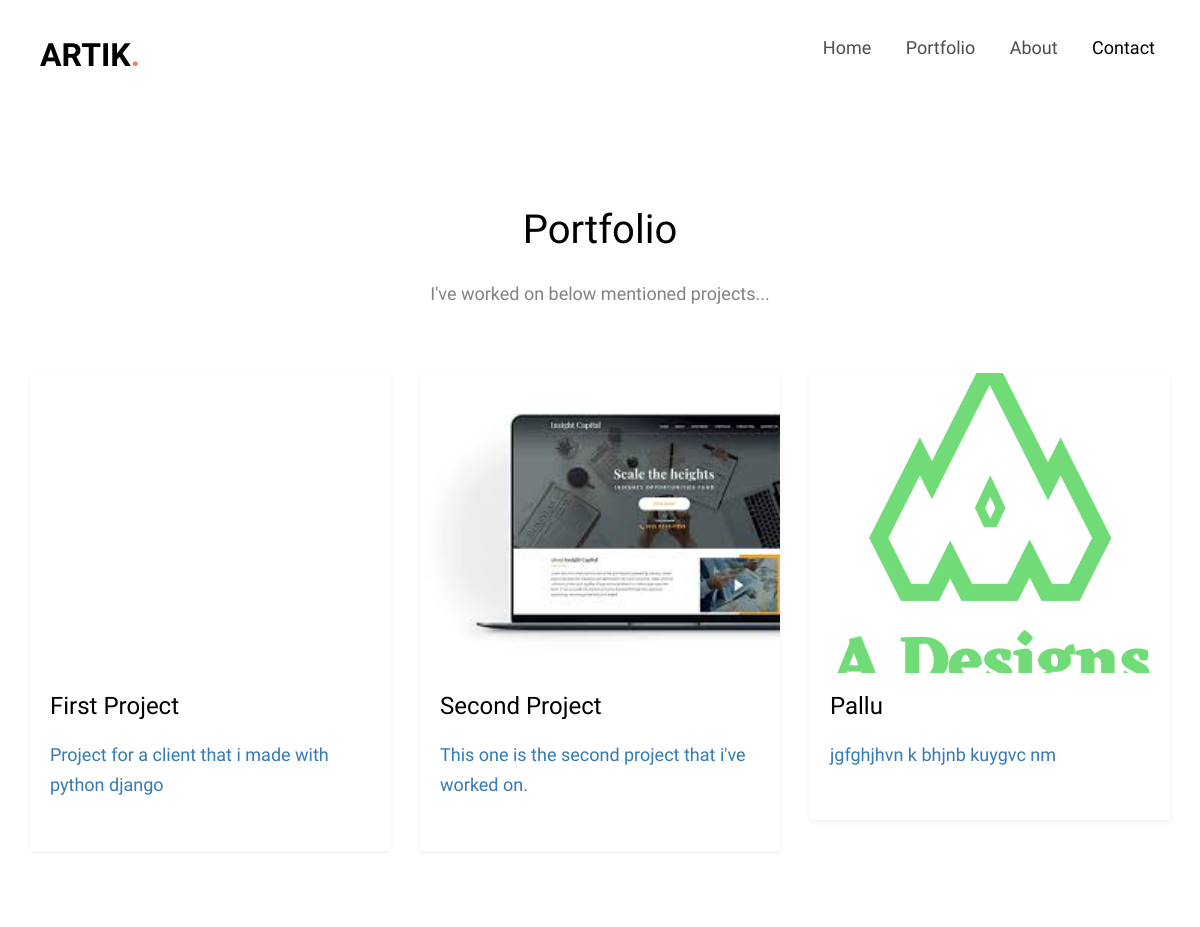
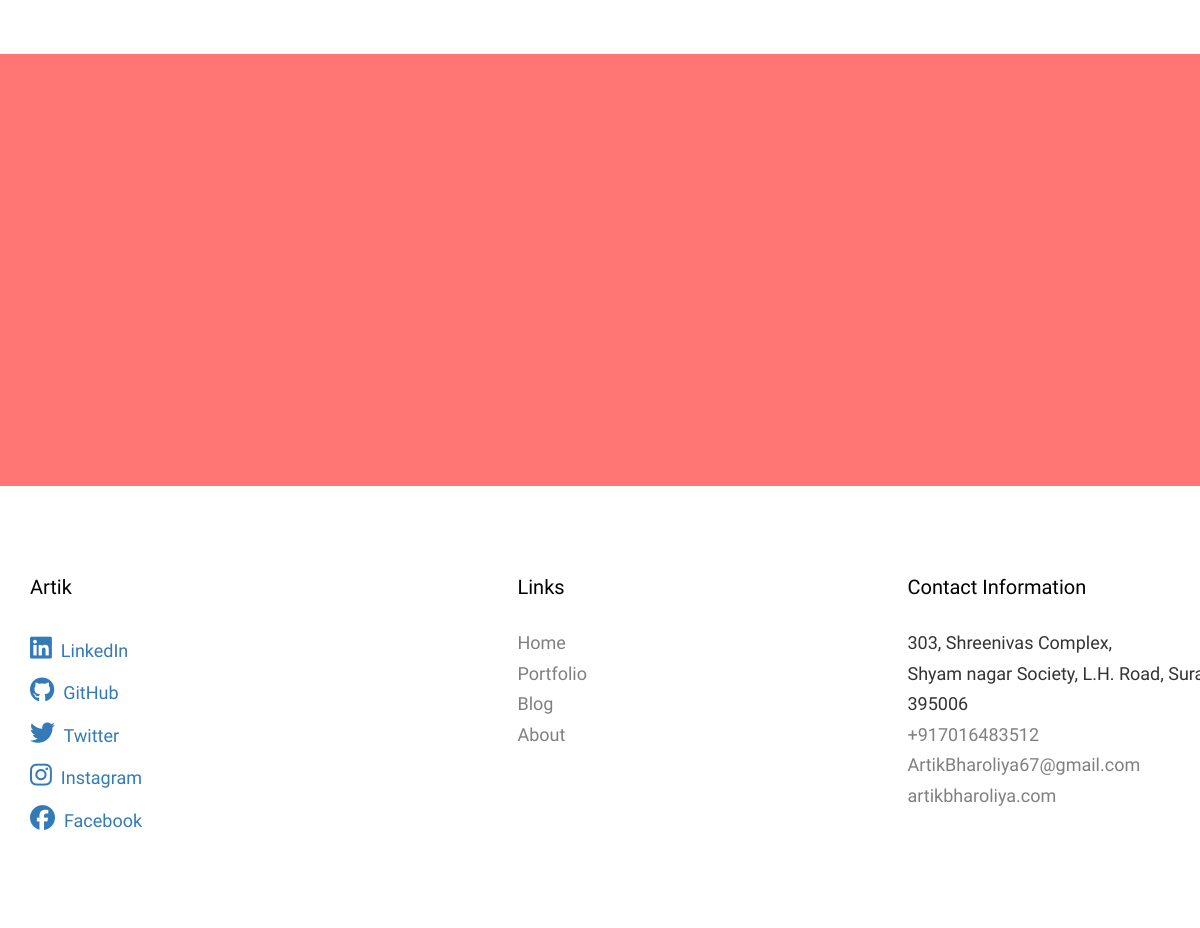
The page /portfolio/ on the database its author committed (2 pictures, top to bottom).
### portfolio/models.py (models this page shows, shortened)
class port_projects(models.Model):
	port_id = models.AutoField(primary_key=True)
	port_name = models.CharField(max_length = 50)
	port_date = models.DateField()
	port_description = models.TextField()
	port_image = models.ImageField(upload_to = 'portfolioimages')
	port_clientname = models.CharField(max_length = 50)

### portfolio/views.py (the view)
# urls.py: path('', views.index),
def index(request):
	Portfolios_querry = port_projects.objects.all()
	return render(request, 'portfolio.html', {'portfolios' : Portfolios_querry})

### templates/portfolio.html (shortened to what this page needs)
<!DOCTYPE HTML>
{% load static %}
<html>
	<head>
	{% load static %}
	<link rel="stylesheet" href="{% static '/css/animate.css' %}">
	<link rel="stylesheet" href="{% static '/css/bootstrap.css' %}">
	<link rel="stylesheet" href="{% static '/css/flexslider.css' %}">
	<link rel="stylesheet" href="{% static '/css/style.css' %}">
	<link rel="stylesheet" href="https://cdnjs.cloudflare.com/ajax/libs/font-awesome/4.7.0/css/font-awesome.min.css">
	</head>
	<body>
	<div id="page">
	<nav class="fh5co-nav" role="navigation">
		<div class="top-menu">
			<div class="container">
				<div class="row">
					<div class="col-xs-2">
						<div id="fh5co-logo"><a href="/">Artik<span>.</span></a></div>
					</div>
					<div class="col-xs-10 text-right menu-1">
						<ul>
							<li><a href="/">Home</a></li>
							<li><a href="/portfolio">Portfolio</a></li>
							<li><a href="/about">About</a></li>
							<li class="active"><a href="/contact">Contact</a></li>
						</ul>
					</div>
				</div>
			</div>
		</div>
	</nav>
	<div id="fh5co-portfolio">
		<div class="container">
			<div class="row animate-box">
				<div class="col-md-8 col-md-offset-2 text-center fh5co-heading">
					<h2>Portfolio</h2>
					<p>I've worked on below mentioned projects...</p>
				</div>
			</div>
			<div class="row">
			{% for ports in portfolios %}
					<div class="col-md-4">
						<div class="fh5co-portfolio animate-box">
							<a>
								<div class="portfolio-entry" style="background-image: url({{ ports.port_image.url }});"></div>
								<div class="portfolio-text">
									<h3>{{ ports.port_name }}</h3>
									<p>{{ports.port_description}}</p>
								</div>
							</a>
						</div>
					</div>
			{% endfor %}
				</div>
		</div>
	</div>
	<div id="fh5co-started">
		<div class="overlay"></div>
		<div class="container">
		</div>
	</div>
	<footer id="fh5co-footer" role="contentinfo">
		<div class="container">
			<div class="row row-pb-md">
				<div class="col-md-4 fh5co-widget">
					<h4>Artik</h4>
					<p>
						<a href="https://linkedin.com/in/artik-bharoliya" target="_blank"><span class="bottom_icons"><i class="fab fa-linkedin"></i></span>&nbsp;	LinkedIn</a><br>
						<a href="https://github.com/artikbharoliya" target="_blank"><span class="bottom_icons"><i class="fab fa-github"></i></span>&nbsp;	GitHub</a><br>
						<a href="https://twitter.com/artik_bharoliya" target="_blank"><span class="bottom_icons"><i class="fab fa-twitter"></i></span>&nbsp;	Twitter</a><br>
						<a href="https://Instagram.com/a_r_t_i_k_999" target="_blank"><span class="bottom_icons"><i class="fab fa-instagram"></i></span>&nbsp;	Instagram</a><br>
						<a href="https://www.facebook.com/artik.bharoliya" target="_blank"><span class="bottom_icons"><i class="fab fa-facebook"></i></span>&nbsp;	Facebook</a><br>
					</p>
				</div>
				<div class="col-md-4 col-md-push-1 fh5co-widget">
					<h4>Links</h4>
					<ul class="fh5co-footer-links">
						<li><a href="#">Home</a></li>
						<li><a href="#">Portfolio</a></li>
						<li><a href="#">Blog</a></li>
						<li><a href="#">About</a></li>
					</ul>
				</div>
				<div class="col-md-4 col-md-push-1 fh5co-widget">
					<h4>Contact Information</h4>
					<ul class="fh5co-footer-links">
						<li>303, Shreenivas Complex, <br>Shyam nagar Society, L.H. Road, Surat, 395006</li>
						<li><a href="tel://+917016483512">+917016483512</a></li>
						<li><a href="mailto:ArtikBharoliya67@gmail.com">ArtikBharoliya67@gmail.com</a></li>
						<li><a href="http://https://artikbharoliya.com">artikbharoliya.com</a></li>
					</ul>
				</div>
			</div>
		</div>
	</footer>
	</div>
	</body>
</html>

### static/css/style.css (style rules this page uses)
.bottom_icons { font-size: 25px; color: #337ab7; }
body { font-family: "Inconsolata", Arial, sans-serif; font-weight: 400; font-size: 18px; line-height: 1.7; color: #333333; background: #fff; }
#page { position: relative; overflow-x: hidden; width: 100%; height: 100%; -webkit-transition: 0.5s; -o-transition: 0.5s; transition: 0.5s; }
a { color: #ff7675 -webkit-transition: 0.5s; -o-transition: 0.5s; transition: 0.5s; }
p { margin-bottom: 30px; }
h1, h2, h3, h4, h5, h6, figure { color: #000; font-family: "Inconsolata", Arial, sans-serif; font-weight: 400; margin: 0 0 20px 0; }
.fh5co-nav { background: #fff; }
.fh5co-nav .top-menu { padding: 28px 0; }
.fh5co-nav #fh5co-logo { font-size: 32px; margin: 0; padding: 0; text-transform: uppercase; font-weight: 700; font-family: "Inconsolata", Arial, sans-serif; }
.fh5co-nav #fh5co-logo a span { color: #ff7675 }
.fh5co-nav a { padding: 5px 10px; color: #000; }
.fh5co-nav ul { padding: 0; margin: 5px 0 0 0; }
.fh5co-nav ul li { padding: 0; margin: 0; list-style: none; display: inline; }
.fh5co-nav ul li a { font-size: 18px; padding: 30px 15px; color: rgba(0, 0, 0, 0.7); -webkit-transition: 0.5s; -o-transition: 0.5s; transition: 0.5s; }
.fh5co-nav ul li.active > a { color: #000 !important; position: relative; }
.fh5co-nav ul li.active > a:after { position: absolute; bottom: 25px; left: 0; right: 0; content: ''; width: 30px; height: 2px; background: #ff7675 margin: 0 auto; }
#fh5co-slider, #fh5co-about, #fh5co-wireframe, #fh5co-started, #fh5co-portfolio, #fh5co-blog, #fh5co-content-section, #fh5co-contact, #fh5co-footer { padding: 5em 0; clear: both; }
#fh5co-started { border-bottom: none; }
.fh5co-heading { margin-bottom: 2em; }
.fh5co-heading h2 { font-size: 40px; margin-bottom: 20px; line-height: 1.5; color: #000; }
.fh5co-heading p { font-size: 18px; line-height: 1.5; color: #828282; }
#fh5co-started { background-size: cover; background-position: center center; background-repeat: no-repeat; position: relative; float: left; width: 100%; }
#fh5co-started .overlay { z-index: 0; position: absolute; bottom: 0; top: 0; left: 0; right: 0; background: #ff7675 }
.fh5co-portfolio { width: 100%; float: left; margin-bottom: 40px; }
.fh5co-portfolio > a { width: 100%; float: left; -webkit-box-shadow: 0px 2px 5px 0px rgba(0, 0, 0, 0.06); -moz-box-shadow: 0px 2px 5px 0px rgba(0, 0, 0, 0.06); box-shadow: 0px 2px 5px 0px rgba(0, 0, 0, 0.06); }
.fh5co-portfolio .portfolio-entry { width: 100%; float: left; background-size: cover; background-position: center center; background-repeat: no-repeat; position: relative; height: 300px; }
.fh5co-portfolio .portfolio-text { width: 100%; float: left; padding: 20px; }
#fh5co-footer .fh5co-footer-links { padding: 0; margin: 0; }
#fh5co-footer .fh5co-footer-links li { padding: 0; margin: 0; list-style: none; }
#fh5co-footer .fh5co-footer-links li a { color: rgba(0, 0, 0, 0.5); text-decoration: none; }
#fh5co-footer .fh5co-widget { margin-bottom: 30px; }
#fh5co-footer .fh5co-widget h4 { margin-bottom: 30px; font-size: 20px; }
#fh5co-offcanvas a { color: rgba(255, 255, 255, 0.5); }
#fh5co-offcanvas ul { padding: 0; margin: 0; }
#fh5co-offcanvas ul li { padding: 0; margin: 0; list-style: none; }
.js .animate-box { opacity: 0; }

### rows shown on the page
port_projects: port_name "First Project", port_description "Project for a client that i made with python django"
port_projects: port_image (picture), port_name "Second Project", port_description "This one is the second project that i've worked on."
port_projects: port_image (picture), port_name "Pallu", port_description "jgfghjhvn k bhjnb kuygvc nm"
